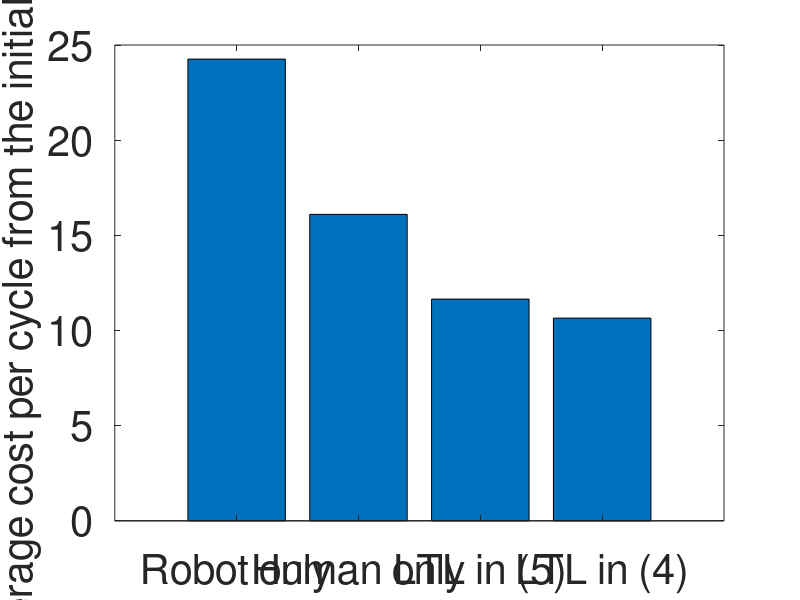

Write MATLAB code to recreate this figure.
y=[24.26, 16.1, 11.65, 10.65 ]; %robot only, human only, with order, without order
x=[1 2 3 4];
fsize=30;
figure
bar(x,y)
set(gca,'xtick',x)
set(gca,'xticklabel',{'Robot only','Human only','LTL in (5)','LTL in (4)'})
set(gca,'fontsize',fsize)
ylabel('Average cost per cycle from the initial state','FontSize',fsize)

